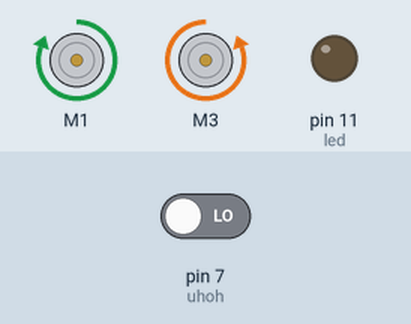
The sketch below on a simulated Arduino Uno, built with avr-gcc and run on an emulated ATmega328P. On the bench: 2 × DC motor (green arrow = forward, orange = backward, longer = faster), output pins drawn as LEDs (lit = HIGH). The test bench sets the inputs (shaded band); at power-on: pin 7 (uhoh) LOW.

Above: at 1.2 s.
1.3 s: pin 7 (uhoh) driven HIGH
At 1.8 s:
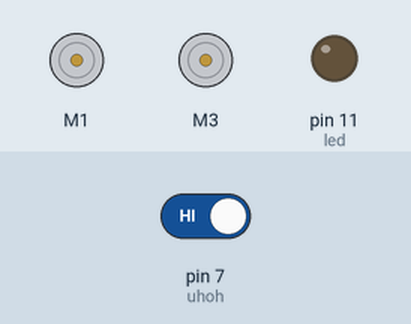
At 3.1 s:
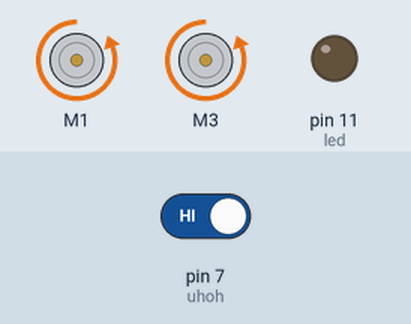
5.8 s: pin 7 (uhoh) driven HIGH
At 6.8 s:
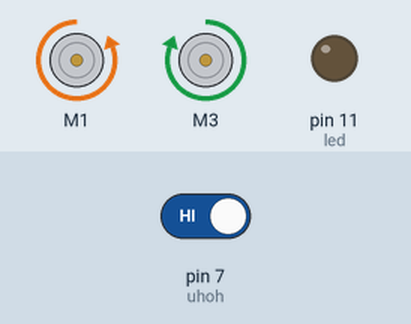
Timing chart, 0 to 14.8 s (numbered marks = the images above; inputs shaded):
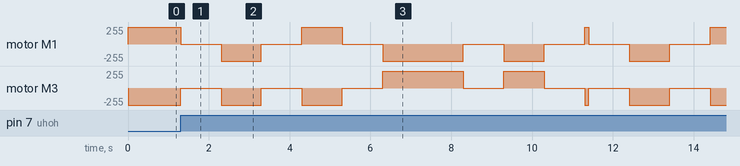

The sketch:

wheely_code.ino
```cpp
#include <Wire.h>
#include <Adafruit_MotorShield.h>
#include "utility/Adafruit_MS_PWMServoDriver.h"

#define led 11 //red
#define uhoh 7

Adafruit_MotorShield AFMS = Adafruit_MotorShield();
Adafruit_DCMotor *myMotorL = AFMS.getMotor(1);
Adafruit_DCMotor *myMotorR = AFMS.getMotor(3);

void setup() {
  Serial.begin (9600);
  AFMS.begin();
  pinMode(led, OUTPUT);
  pinMode(uhoh, INPUT);

}

void loop() {
  int number;
  while (digitalRead(uhoh) == HIGH) {

    myMotorL->run(RELEASE); // stop motors if close to wall
    myMotorR->run(RELEASE);
    delay(1000);
    myMotorL->setSpeed(255); //reverse full speed back
    myMotorR->setSpeed(255);
    myMotorL->run(BACKWARD);
    myMotorR->run(BACKWARD);
    delay(1000); //backing up 1 seconds
    myMotorL->run(RELEASE);
    myMotorR->run(RELEASE);
    delay(1000);

    myMotorL->setSpeed(255);
    myMotorR->setSpeed(255);
    myMotorL->run(FORWARD);
    myMotorR->run(BACKWARD); //turning right 90 deg
    delay(1000);
    myMotorL->run(RELEASE);
    myMotorR->run(RELEASE); //stop
    delay(1000);

    if (digitalRead(uhoh) == HIGH) {
      myMotorL->setSpeed(255);
      myMotorR->setSpeed(255);
      myMotorL->run(BACKWARD);
      myMotorR->run(FORWARD); //turning left 180 deg
      delay(2000);
      myMotorL->run(RELEASE);
      myMotorR->run(RELEASE); //stop
      delay(1000);

      if (digitalRead(uhoh) == HIGH) {
        myMotorL->setSpeed(255);
        myMotorR->setSpeed(255);
        myMotorL->run(BACKWARD);
        myMotorR->run(FORWARD); //turning left
        delay(1000);
        myMotorL->run(RELEASE);
        myMotorR->run(RELEASE); //stop
        delay(1000);
        break; //break out of while loop
      }
      else {
        break;
      }
    }
    else {
      break;
    }

  }
  myMotorL->setSpeed(255);
  myMotorR->setSpeed(255);
  myMotorL->run(FORWARD);
  myMotorR->run(BACKWARD); //full speed forward
  delay(100);
}
```

Measured:
- after the input at 1.3 s, motor M1: forward 255/255 → stopped at once, → backward 255/255 1.0 s later, → stopped 1.0 s later, → forward 255/255 1.0 s later, … (5 changes in this stretch); motor M3: alternates backward 255/255 for 1.0 s and stopped for 1.0 s, starting at once
